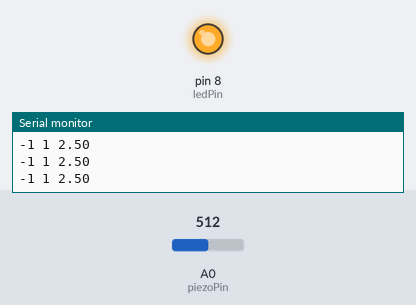
This sketch was run on a simulated Arduino Uno, built with avr-gcc and run on an emulated ATmega328P. On the bench: output pins drawn as LEDs (lit = HIGH), the last lines printed to the serial monitor. The inputs (shaded band) are chosen by the test bench; at power-on: A0 (piezoPin) = 512.

Above: at 1.2 s.
1.3 s: A0 (piezoPin) set to 0
At 2.4 s:
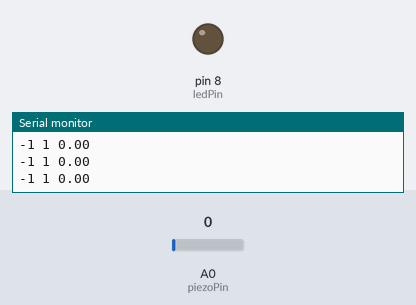
2.8 s: A0 (piezoPin) set to 122
At 3.6 s:
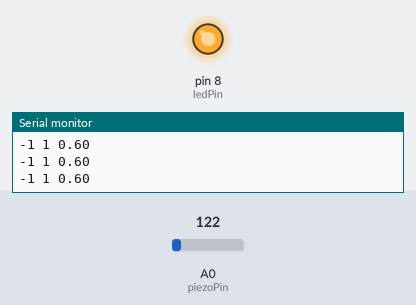
Timing chart, 0 to 5.8 s (numbered marks = the images above; inputs shaded):
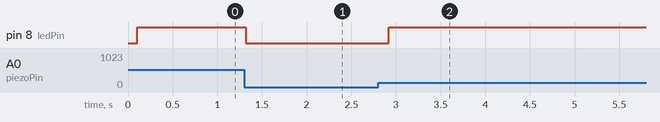

The sketch:

piezoOscilliscope.ino
```cpp
const int piezoPin = A0;
const int ledPin = 8;
bool ledOn = false;
unsigned long t0 = 0;
unsigned long t1;
unsigned long tDelay = 100;

void setup() {
  Serial.begin(9600);
  pinMode(ledPin, OUTPUT);
}

void loop() {
  int piezoADC = analogRead(piezoPin);
  float piezoV = piezoADC / 1023.0 * 5.0;
  Serial.print(-1);
  Serial.print(" ");
  Serial.print(1);

  Serial.print(" ");
  Serial.println(piezoV);
  if(piezoV > 0){
    if(t0 != 0 && !ledOn){
      t1 = millis();
        if(t1 - t0 >= tDelay){
          digitalWrite(ledPin, HIGH);
          ledOn = true;
        }
    } else if(t0 == 0){
      t0 = millis();
    }

  } else {
    if(t0 != 0 && ledOn){
      t1 = millis();
      if(t1 - t0 >= 1000){
        digitalWrite(ledPin, LOW);
        ledOn = false;
        t0 = 0;
      }
    }
  }

}
```

Measured:
- after the input at 1.3 s, pin 8 (ledPin): HIGH → LOW at once
- after the input at 2.8 s, pin 8 (ledPin): LOW → HIGH after 0.12 s
